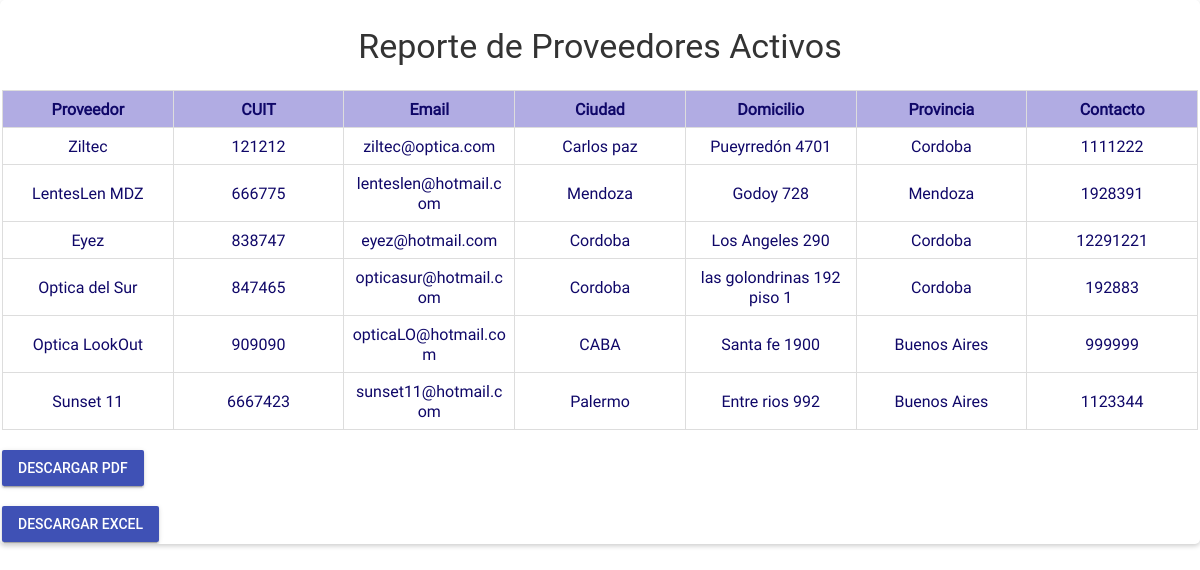
The app's page /SFI-V2-master/Reportes/reporteProveedores.php (signed in) with its own data.
### tables this page shows
CREATE TABLE `proveedor` (
  `ID_PROVEEDOR` int(11) NOT NULL,
  `ID_PROV` int(11) NOT NULL,
  `PROVEEDOR` varchar(40) NOT NULL,
  `CONTACTO` int(11) NOT NULL,
  `DOMICILIO` varchar(30) NOT NULL,
  `CIUDAD` varchar(40) NOT NULL,
  `Email` varchar(100) NOT NULL,
  `Disponibilidad` int(11) NOT NULL
);

CREATE TABLE `provincia` (
  `ID_PROV` int(11) NOT NULL,
  `PROVINCIA_DESC` varchar(20) NOT NULL
);

### SFI-V2-master/Reportes/reporteProveedores.php (the view, shortened to what this page needs)
<?php
$MiConexion = ConexionBD();
$SQL = "SELECT prov.proveedor as nombre,
               prov.id_proveedor as cuit,
               prov.email as email,
               prov.ciudad as ciudad,
               prov.domicilio as domicilio,
               p.Provincia_desc as provincia,
               prov.contacto as contacto
        FROM Proveedor prov
        INNER JOIN provincia p ON p.id_prov = prov.id_prov
        WHERE prov.Disponibilidad = 1";
$result = $MiConexion->query($SQL);
?>
<!DOCTYPE html>
<html lang="es">
<head>
    <link rel="stylesheet" href="../css/normalize.css">
    <link rel="stylesheet" href="../css/material.min.css">
    <link rel="stylesheet" href="../css/material-design-iconic-font.min.css">
    <link rel="stylesheet" href="../css/main.css">
</head>
<body>
    <div class="reporte">
        <h3>Reporte de Proveedores Activos</h3>
        <?php if ($result->num_rows > 0): ?>
            <table>
                <thead>
                    <tr>
                        <th>Proveedor</th>
                        <th>CUIT</th>
                        <th>Email</th>
                        <th>Ciudad</th>
                        <th>Domicilio</th>
                        <th>Provincia</th>
                        <th>Contacto</th>
                    </tr>
                </thead>
                <tbody>
                    <?php while ($row = $result->fetch_assoc()): ?>
                        <tr>
                            <td><?= htmlspecialchars($row['nombre']) ?></td>
                            <td><?= htmlspecialchars($row['cuit']) ?></td>
                            <td><?= htmlspecialchars($row['email']) ?></td>
                            <td><?= htmlspecialchars($row['ciudad']) ?></td>
                            <td><?= htmlspecialchars($row['domicilio']) ?></td>
                            <td><?= htmlspecialchars($row['provincia']) ?></td>
                            <td><?= htmlspecialchars($row['contacto']) ?></td>
                        </tr>
                    <?php endwhile; ?>
                </tbody>
            </table>
            <br>
             <div>
            <div>
            <a href="pdf_proveedores_activos.php" class="mdl-button mdl-js-button mdl-button--raised mdl-button--colored">
    DESCARGAR PDF</a>
        </div>
        <br>
        <div>
            <a href="excel_proveedores.php" class="mdl-button mdl-js-button mdl-button--raised mdl-button--colored">
    DESCARGAR EXCEL
</a>
        </div>
        <?php endif; ?>
    </div>
</body>
</html>

### SFI-V2-master/css/main.css (style rules this page uses)
:root { --color-text: #3F51B5; --primary-color: #2B2B2C; --acent-color: #DB763B; }
html, body { width: 100%; height: 100%; margin: 0; padding: 0; font-size: 16px; font-family: "RobotoRegular"; position: relative; background-color: blueviolet; }

### SFI-V2-master/Reportes/reporteProveedores.php (style rules this page uses)
html { background-color: white; }
body { color: #0F0768; background-color: white; }
.reporte { padding: 2px; border-radius: 5px; margin: auto; box-shadow: 0 2px 5px rgba(0, 0, 0, 0.2); overflow-x: auto; }
h1, h2, h3 { text-align: center; color: #333; }
table { table-layout: fixed; word-wrap: break-word; width: 100%; border-collapse: collapse; }
th, td { border: 1px solid #ddd; padding: 8px; text-align: center; white-space: normal; word-break: break-word; }
th { background-color: #B1ACE3; }

### records on screen
proveedor: PROVEEDOR "Ziltec", ID_PROVEEDOR "121212", Email "ziltec@optica.com", CIUDAD "Carlos paz", DOMICILIO "Pueyrredón 4701", ID_PROV.PROVINCIA_DESC "Cordoba", CONTACTO "1111222"
proveedor: PROVEEDOR "LentesLen MDZ", ID_PROVEEDOR "666775", Email "lenteslen@hotmail.com", CIUDAD "Mendoza", DOMICILIO "Godoy 728", ID_PROV.PROVINCIA_DESC "Mendoza", CONTACTO "1928391"
proveedor: PROVEEDOR "Eyez", ID_PROVEEDOR "838747", Email "eyez@hotmail.com", CIUDAD "Cordoba", DOMICILIO "Los Angeles 290", ID_PROV.PROVINCIA_DESC "Cordoba", CONTACTO "12291221"
proveedor: PROVEEDOR "Optica del Sur", ID_PROVEEDOR "847465", Email "opticasur@hotmail.com", CIUDAD "Cordoba", DOMICILIO "las golondrinas 192 piso 1", ID_PROV.PROVINCIA_DESC "Cordoba", CONTACTO "192883"
proveedor: PROVEEDOR "Optica LookOut", ID_PROVEEDOR "909090", Email "opticaLO@hotmail.com", CIUDAD "CABA", DOMICILIO "Santa fe 1900", ID_PROV.PROVINCIA_DESC "Buenos Aires", CONTACTO "999999"
proveedor: PROVEEDOR "Sunset 11", ID_PROVEEDOR "6667423", Email "sunset11@hotmail.com", CIUDAD "Palermo", DOMICILIO "Entre rios 992", ID_PROV.PROVINCIA_DESC "Buenos Aires", CONTACTO "1123344"
